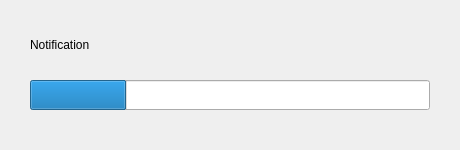
<?xml version="1.0" encoding="UTF-8"?>
<ui version="4.0">
 <class>ProgressDialog</class>
 <widget class="QDialog" name="ProgressDialog">
  <property name="geometry">
   <rect>
    <x>0</x>
    <y>0</y>
    <width>460</width>
    <height>150</height>
   </rect>
  </property>
  <property name="windowTitle">
   <string>ProgressDialog</string>
  </property>
  <widget class="QLabel" name="lbNotification">
   <property name="geometry">
    <rect>
     <x>30</x>
     <y>30</y>
     <width>400</width>
     <height>30</height>
    </rect>
   </property>
   <property name="text">
    <string>Notification</string>
   </property>
  </widget>
  <widget class="QProgressBar" name="pbProgress">
   <property name="geometry">
    <rect>
     <x>30</x>
     <y>80</y>
     <width>400</width>
     <height>30</height>
    </rect>
   </property>
   <property name="value">
    <number>24</number>
   </property>
   <property name="textVisible">
    <bool>false</bool>
   </property>
  </widget>
 </widget>
 <layoutdefault spacing="6" margin="11"/>
 <resources/>
 <connections/>
</ui>
